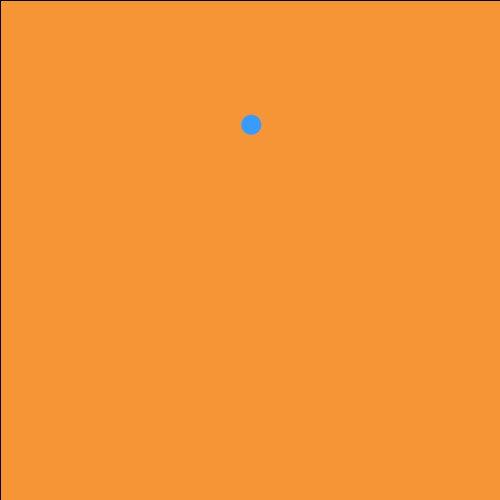
Frame 1 (no input)
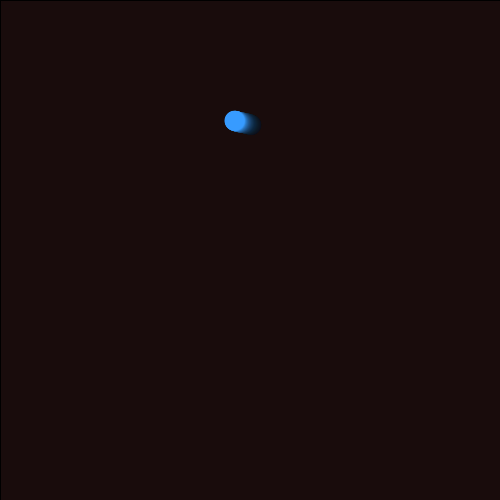
Frame 60 (the mouse pressed at the canvas centre just before this capture)
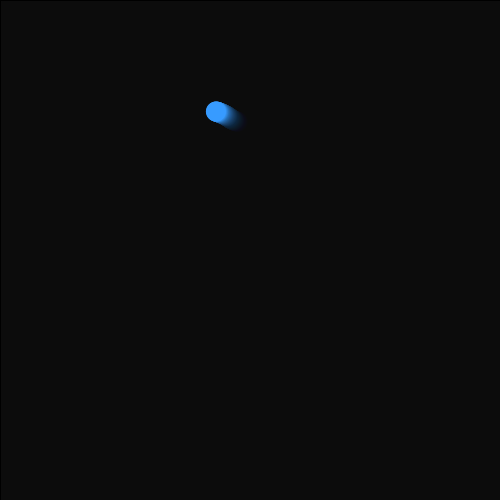
Frame 120 (the mouse held since frame 60 and released just before this capture)

The Processing sketch that drew these frames (run headless with seeded random() and noise(); from frame 60 on, the mouse is pressed at the canvas centre):

// Processing sketch: majik_worms
// ── majik_worms.pde
int totalworms =1;
void setup(){
size(500, 500);
      background(255,155,55);

}
void draw(){
//if(mouseClicked){
   
  makeMagical();
  fill(55,155,255);
  float d = random(500); 
  float g = random(500); 

  //for(int i = 0; i < 500; i++ ){
    // if(mousePressed){
  // totalworms =+ 1;
 // }  
      for(int j = 0; j < totalworms; j++ ){
        float b = getWormX(500);
 float n =getWormY(500);
  ellipse(b,n,20,20);   
      } 
 
  }


float frequency = .001;
float noiseInterval = PI; 

void makeMagical() {
  fill( 0, 0, 0, 10 );rect(0, 0, width, height);noStroke();

}
float getWormX(float i) {
  return map(noise(i*noiseInterval + frameCount * frequency), 0, 1, 0, width);
}

float getWormY(float i) {
  return map(noise(i*noiseInterval+1 + frameCount * frequency), 0, 1, 0, height);
}
